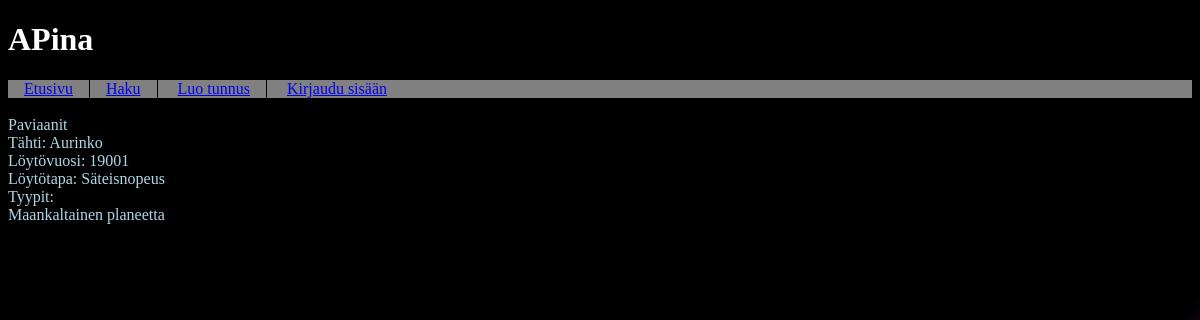
The page /planet/2 on the database its author committed.
### tables this page shows
CREATE TABLE planet (
id INTEGER PRIMARY KEY,
name TEXT,
content TEXT,
discovery INTEGER,
method TEXT,
user_id REFERENCES users);

CREATE TABLE star (
id INTEGER PRIMARY KEY,
name TEXT,
content TEXT,
user_id REFERENCES users);

CREATE TABLE type (
id INTEGER PRIMARY KEY,
name TEXT,
content TEXT);

### app.py (the view)
@app.route("/planet/<int:planet_id>")
def show_planet(planet_id):
    planet1  = planet.get_planet(planet_id)
    star_id = planet.getstarforplanet_id(planet_id)["star_id"]
    star_id = int(star_id)
    star  = planet.getstarnamefromid(star_id)
    method_id = planet.getmethodforplanet(planet_id)["method"]
    """ method_id = int(method_id) """
    """ method = planet.getmethodname(method_id)["name"] """
    method = method_id
    types = planet.get_types(planet_id)
    return render_template("planet.html", planet=planet1, star =star, types=types, method = method)

### db.py (called while the page is built)
def get_connection():
    con = sqlite3.connect("database.db")
    con.execute("PRAGMA foreign_keys = ON")
    con.row_factory = sqlite3.Row
    return con

def query(sql, params=[]):
    con = get_connection()
    result = con.execute(sql, params).fetchall()
    con.close()
    return result

### planet.py (called while the page is built)
def get_planet(planet_id):
    sql = """SELECT id, name,content, discovery, method, user_id FROM planet WHERE id = ?"""
    return db.query(sql, [planet_id])[0]

def getstarforplanet_id(planet_id):
    sql = """SELECT star_id FROM planet_star WHERE planet_id = ?"""
    return db.query(sql, [planet_id])[0]

def getstarnamefromid(star_id):
    sql = """SELECT name FROM star WHERE id = ?"""
    return db.query(sql, [star_id])[0]

def getmethodforplanet(planet_id):
    sql = """SELECT method FROM planet WHERE id = ?"""
    result =  db.query(sql, [planet_id])[0]
    return result

def get_types(planet_id):
    sql = "SeLECT type.name FROM type LEFT JOIN planet_type ON type.id = planet_type.type_id LEFT JOIN planet ON planet.id = planet_type.planet_id WHERE planet.id = ?"
    return db.query(sql, [planet_id])

### templates/planet.html (shortened to what this page needs)
<!DOCTYPE html>
<html>
<head>
</head>
<body>
  <link rel="stylesheet" href="/static/main.css">
  <div class="header">
    <h1>{{planet.name}}</h1>
  </div>
  <div class="nav">
    <nav>
      <ul>
        <li><a href="/">Etusivu</a>
        <li><a href="/search">Haku</a></li>
        <li><a href="/register">Luo tunnus</a></li>
        {% if session.username %}
        <li><a href="/modify_star">Lisää tähtiä</a></li>
        <li><a href="/modify">Muokkaa planeettoja</a></li>
        <li><a href="/ownpage">Omat sivut</a></li>
        <li><a href="/planets">Kaikki kohteet</a></li>
        <li><a href="/logout">Kirjaudu ulos</a></li>
        {% else %}
        <li><a href="/login">Kirjaudu sisään</a></li>
        {% endif %}
      </ul>
    </nav>
  </div>
  <div class="content">
    <br>
    {{planet.content}}
    <br>
    Tähti:
    {{star.name}}
    <br>
    Löytövuosi:
    {{planet.discovery}}
    <br>
    Löytötapa:
    {{method}}
    <br>
    Tyypit:
    <br>
    {% for item in types %}
    {{item[0]}}
    <br>
    {%endfor%}
    <br>
    <br>
  </div>
</body>
</html>

### static/main.css (style rules this page uses)
body { background-image: url("/static/saturnhirespublic2.jpg"); color: white; }
.header { color: white; }
.nav { background-color: gray; }
nav ul { padding: 0; margin: 0; }
nav li { display: inline-block; padding: 0 1em; margin: 0; }
nav li:not(:last-of-type) { border-right: 1px solid black; }
.content { color: lightblue; }

### rows shown on the page
planet: name "APina", content "Paviaanit", discovery "19001", method "Säteisnopeus"
star: name "Aurinko"
type: name "Maankaltainen planeetta"
